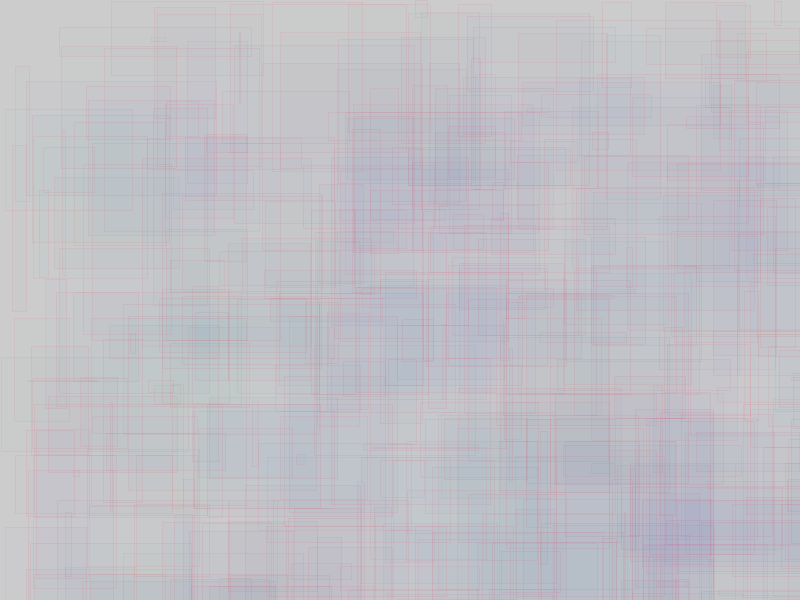
Frame 1 (no input)
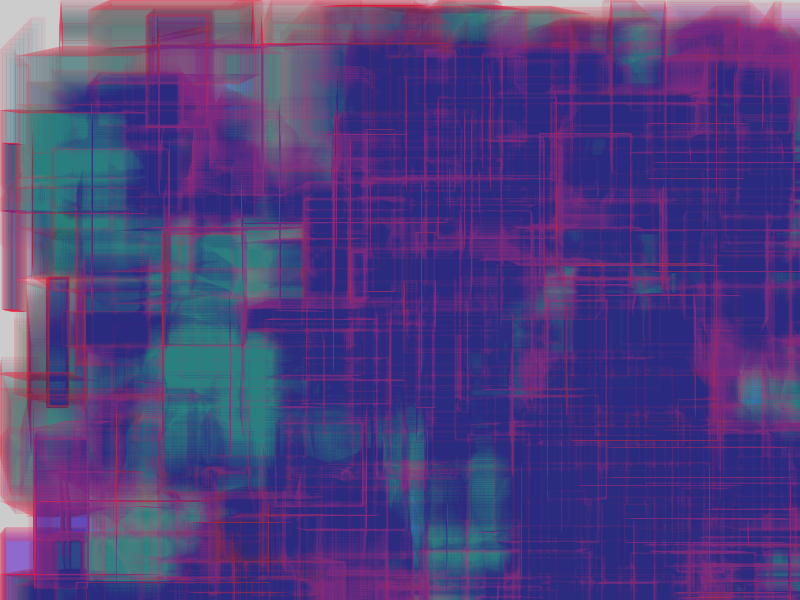
Frame 60 (the mouse pressed at the canvas centre just before this capture)
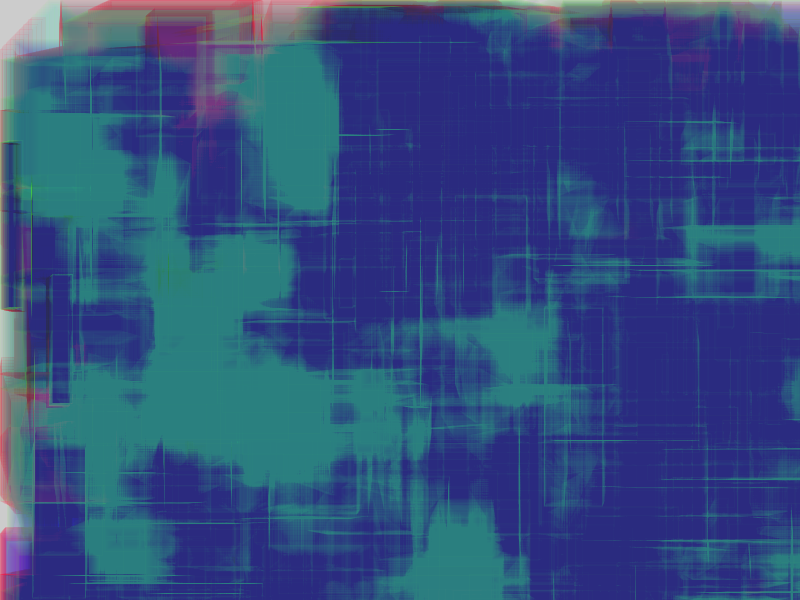
Frame 120 (the mouse held since frame 60 and released just before this capture)

The Processing sketch that drew these frames (run headless with seeded random() and noise(); from frame 60 on, the mouse is pressed at the canvas centre):

// Processing sketch: processing_145015
// ── processing_145015.pde

/* OpenProcessing Tweak of *@*http://www.openprocessing.org/sketch/4578*@* */
/* !do not delete the line above, required for linking your tweak if you upload again */

// Patricia Oakim, April 2014
// Originals: Angular Rectangular from Jeff Hendrickson, Sept 09 ---  based on orig code from Ira Greenberg. 
// This version has a class for the rectangle object and they bounce back from the edge of the canvas, making the drawing effect endless.
// Also added some interaction: depending on where the user clicks on the screen, the stroke color changes.

/*==============================================*/

//Create an array of rectangle objetcs (see Rectangle Class)
Rectangle[] arrayRects; 
int numRects = 400; 

// Create an array of different colors to fill the objetcs
color[]colors = new color[numRects];

void setup() {
  size(800, 600);
  smooth();
  frameRate(18); //change framerate from default 30

  //Create the Rectangle Objects
  arrayRects = new Rectangle[numRects];

  //Loop through the Rectangle array and set the parameters for each object -- defined in the Rectangle Class -- and define the colors
  for (int i=0; i < arrayRects.length; i++) {
    arrayRects[i] = new Rectangle(random(width), random(height), random(-1, 1), random(-1, 1), random(width/4), random(height/3));   
    colors[i] = color(random(80), random(150), random(70, 200), random(3, 3));
  }
}

void draw() { 

  //User interaction on mousePressed and mouseX position to change the stroke color
  if ((mousePressed == true) && (mouseX >= 400)) {
    stroke(103, 235, 70, 5);
  }
  else if ((mousePressed == true) && (mouseX <= 400)) {
    stroke(235, 235, 70, 13);
  } 
  else {
    stroke(255, 20, 50, 15);
  }

  //loop through the array setting the fill color and displaying each one of the objetcs
  for (int i=0; i < arrayRects.length; i++) {
    fill(colors[i]);
    arrayRects[i].displayRect();
  }
}







//Create Rectangle class and establish the parameters for size and speed
class Rectangle {
  float x;
  float y;
  float xDirection;
  float yDirection;
  float rectWidth;
  float rectHeight;

Rectangle(float _x, float _y, float _xDirection, float _yDirection, float _rectWidth, float _rectHeight){
  x = _x;
  y = _y;
  xDirection = _xDirection;
  yDirection = _yDirection;
  rectWidth = _rectWidth;
  rectHeight = _rectHeight;
}

void moveRect(){  
  //Move the objects by incrementing the position
  x += xDirection;
  y += yDirection;
  
  //Bounce objetcs if their location (X and Y) is at the edge of the canvas
  if (y >= height || y <= 0){
    yDirection = yDirection * -1;
  }
  if (x >= width || x<= 0){
    xDirection = xDirection *-1;
  }
}

void displayRect(){
  rect(x, y, rectWidth, rectHeight);
  moveRect();
}
}
